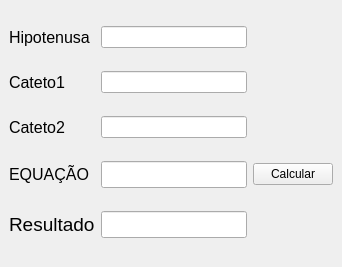
<?xml version="1.0" encoding="UTF-8"?>
<ui version="4.0">
 <class>QMainWindow</class>
 <widget class="QMainWindow" name="QMainWindow">
  <property name="geometry">
   <rect>
    <x>0</x>
    <y>0</y>
    <width>342</width>
    <height>267</height>
   </rect>
  </property>
  <property name="windowTitle">
   <string>Pitagoras</string>
  </property>
  <widget class="QWidget" name="centralwidget">
   <layout class="QGridLayout" name="gridLayout">
    <item row="0" column="1">
     <widget class="QLabel" name="label">
      <property name="font">
       <font>
        <pointsize>12</pointsize>
        <weight>50</weight>
        <bold>false</bold>
       </font>
      </property>
      <property name="text">
       <string>Hipotenusa</string>
      </property>
     </widget>
    </item>
    <item row="1" column="1">
     <widget class="QLabel" name="label_2">
      <property name="font">
       <font>
        <pointsize>12</pointsize>
       </font>
      </property>
      <property name="layoutDirection">
       <enum>Qt::RightToLeft</enum>
      </property>
      <property name="text">
       <string>Cateto1</string>
      </property>
     </widget>
    </item>
    <item row="0" column="2">
     <widget class="QLineEdit" name="inputHipo"/>
    </item>
    <item row="1" column="2">
     <widget class="QLineEdit" name="inputCateto1"/>
    </item>
    <item row="4" column="2">
     <widget class="QLineEdit" name="Resultado">
      <property name="font">
       <font>
        <pointsize>12</pointsize>
       </font>
      </property>
      <property name="mouseTracking">
       <bool>true</bool>
      </property>
     </widget>
    </item>
    <item row="2" column="1">
     <widget class="QLabel" name="label_3">
      <property name="font">
       <font>
        <pointsize>12</pointsize>
       </font>
      </property>
      <property name="layoutDirection">
       <enum>Qt::LeftToRight</enum>
      </property>
      <property name="text">
       <string>Cateto2</string>
      </property>
     </widget>
    </item>
    <item row="2" column="2">
     <widget class="QLineEdit" name="inputCateto2"/>
    </item>
    <item row="4" column="1">
     <widget class="QLabel" name="label_4">
      <property name="font">
       <font>
        <pointsize>14</pointsize>
        <weight>50</weight>
        <bold>false</bold>
       </font>
      </property>
      <property name="text">
       <string>Resultado</string>
      </property>
     </widget>
    </item>
    <item row="3" column="2">
     <widget class="QLineEdit" name="display">
      <property name="font">
       <font>
        <pointsize>12</pointsize>
       </font>
      </property>
     </widget>
    </item>
    <item row="3" column="3">
     <widget class="QPushButton" name="calcular">
      <property name="text">
       <string>Calcular</string>
      </property>
     </widget>
    </item>
    <item row="3" column="1">
     <widget class="QLabel" name="label_5">
      <property name="font">
       <font>
        <pointsize>12</pointsize>
       </font>
      </property>
      <property name="text">
       <string>EQUAÇÃO</string>
      </property>
     </widget>
    </item>
   </layout>
  </widget>
 </widget>
 <resources/>
 <connections/>
</ui>
